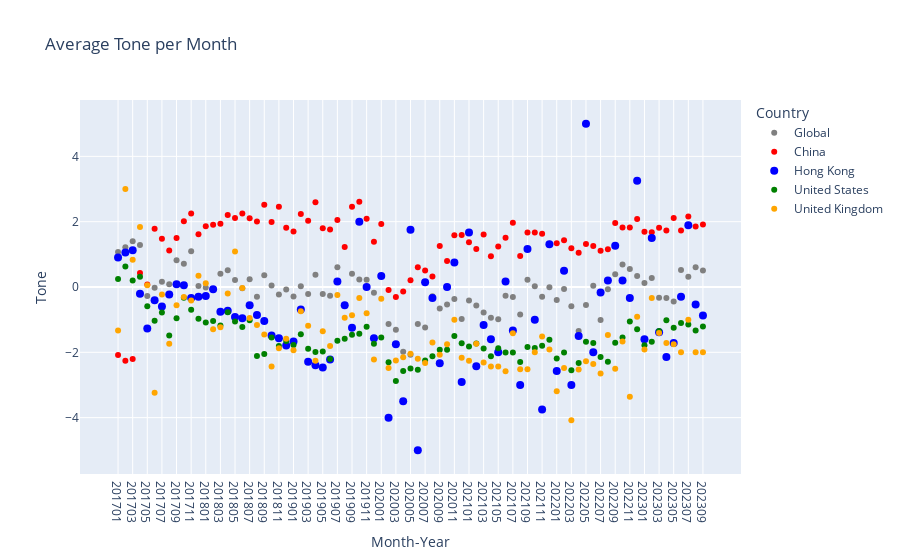

The notebook cell this image was saved under:
### Code cell
# melt the dataframe to long format
melted_df = pd.melt(country_month_df[country_month_df['Country'].isin(['Global','Hong Kong', 'China', 'United States', 'United Kingdom'])], id_vars=['Country'], var_name='Month-Year', value_name='Tone')
melted_df = melted_df.set_index('Country')

color_dict = {'Global': 'Grey', 'Hong Kong': 'blue', 'China': 'Red', 'United States': 'Green', 'United Kingdom': 'Orange'}

fig = px.scatter(melted_df,
                 x="Month-Year", y="Tone", color=melted_df.index, color_discrete_map=color_dict, title="Average Tone per Month")

# Update marker size for "Global" points
for i, country in enumerate(melted_df.index):
    if country == 'Hong Kong':
        fig.update_traces(marker=dict(size=8), selector=dict(mode='markers', name=f'{country}'))

fig.show()
